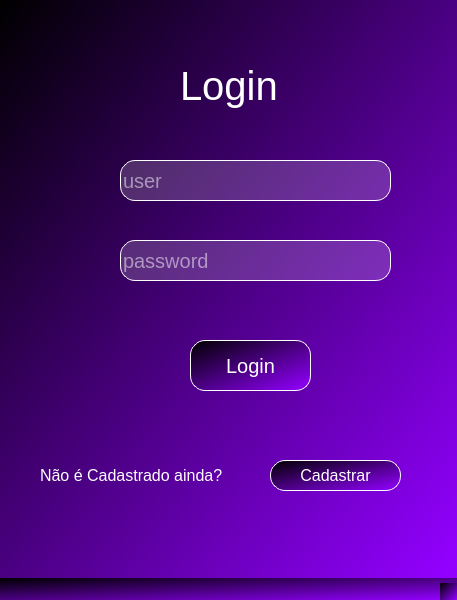
<?xml version="1.0" encoding="UTF-8"?>
<ui version="4.0">
 <class>MainWindow</class>
 <widget class="QMainWindow" name="MainWindow">
  <property name="geometry">
   <rect>
    <x>0</x>
    <y>0</y>
    <width>457</width>
    <height>600</height>
   </rect>
  </property>
  <property name="windowTitle">
   <string>MainWindow</string>
  </property>
  <property name="styleSheet">
   <string notr="true">background-color: qlineargradient(spread:pad, x1:0, y1:0, x2:1, y2:1, stop:0 rgba(0, 0, 0, 255), stop:0.983051 rgba(146, 0, 255, 255));</string>
  </property>
  <widget class="QWidget" name="centralwidget">
   <widget class="QLineEdit" name="lineEdit">
    <property name="geometry">
     <rect>
      <x>120</x>
      <y>160</y>
      <width>271</width>
      <height>41</height>
     </rect>
    </property>
    <property name="font">
     <font>
      <pointsize>15</pointsize>
     </font>
    </property>
    <property name="styleSheet">
     <string notr="true">border: 1px solid black;
background-color: rgba(255, 255, 255, 45);
border-radius:15px;
border-styler: outset;
border-widht: 2px;
border-color: white;
color: rgb(255, 255, 255);</string>
    </property>
    <property name="inputMask">
     <string/>
    </property>
    <property name="text">
     <string/>
    </property>
    <property name="placeholderText">
     <string>user</string>
    </property>
   </widget>
   <widget class="QLineEdit" name="lineEdit_2">
    <property name="geometry">
     <rect>
      <x>120</x>
      <y>240</y>
      <width>271</width>
      <height>41</height>
     </rect>
    </property>
    <property name="font">
     <font>
      <pointsize>15</pointsize>
     </font>
    </property>
    <property name="styleSheet">
     <string notr="true">border: 1px solid black;
background-color: rgba(255, 255, 255, 45);
border-radius:15px;
border-styler: outset;
border-widht: 2px;
border-color: white;
color: rgb(255, 255, 255);</string>
    </property>
    <property name="text">
     <string/>
    </property>
    <property name="echoMode">
     <enum>QLineEdit::Password</enum>
    </property>
    <property name="placeholderText">
     <string>password</string>
    </property>
    <property name="clearButtonEnabled">
     <bool>false</bool>
    </property>
   </widget>
   <widget class="QPushButton" name="pushButton">
    <property name="geometry">
     <rect>
      <x>190</x>
      <y>340</y>
      <width>121</width>
      <height>51</height>
     </rect>
    </property>
    <property name="font">
     <font>
      <pointsize>15</pointsize>
     </font>
    </property>
    <property name="cursor">
     <cursorShape>PointingHandCursor</cursorShape>
    </property>
    <property name="styleSheet">
     <string notr="true">border: 1px solid black;
border-radius:15px;
border-styler: outset;
border-widht: 2px;
border-color: white;
color: rgb(255, 255, 255);</string>
    </property>
    <property name="text">
     <string>Login</string>
    </property>
    <property name="autoDefault">
     <bool>false</bool>
    </property>
    <property name="default">
     <bool>true</bool>
    </property>
    <property name="flat">
     <bool>false</bool>
    </property>
   </widget>
   <widget class="QLabel" name="label">
    <property name="geometry">
     <rect>
      <x>40</x>
      <y>460</y>
      <width>221</width>
      <height>31</height>
     </rect>
    </property>
    <property name="font">
     <font>
      <pointsize>12</pointsize>
     </font>
    </property>
    <property name="styleSheet">
     <string notr="true">background-color: rgba(255, 255, 255, 0);
color: rgb(255, 255, 255);</string>
    </property>
    <property name="text">
     <string>Não é Cadastrado ainda?</string>
    </property>
   </widget>
   <widget class="QPushButton" name="button_cadastrar">
    <property name="geometry">
     <rect>
      <x>270</x>
      <y>460</y>
      <width>131</width>
      <height>31</height>
     </rect>
    </property>
    <property name="font">
     <font>
      <pointsize>12</pointsize>
     </font>
    </property>
    <property name="cursor">
     <cursorShape>PointingHandCursor</cursorShape>
    </property>
    <property name="styleSheet">
     <string notr="true">border: 1px solid black;
color: rgb(255, 255, 255);
border-radius:15px;
border-styler: outset;
border-widht: 2px;
border-color: white;</string>
    </property>
    <property name="text">
     <string>Cadastrar</string>
    </property>
   </widget>
   <widget class="QLabel" name="label_2">
    <property name="geometry">
     <rect>
      <x>80</x>
      <y>160</y>
      <width>51</width>
      <height>41</height>
     </rect>
    </property>
    <property name="styleSheet">
     <string notr="true">background-color: rgba(255, 255, 255, 0);</string>
    </property>
    <property name="text">
     <string/>
    </property>
    <property name="pixmap">
     <pixmap>login.png</pixmap>
    </property>
   </widget>
   <widget class="QLabel" name="label_3">
    <property name="geometry">
     <rect>
      <x>80</x>
      <y>240</y>
      <width>51</width>
      <height>41</height>
     </rect>
    </property>
    <property name="styleSheet">
     <string notr="true">background-color: rgba(255, 255, 255, 0);</string>
    </property>
    <property name="text">
     <string/>
    </property>
    <property name="pixmap">
     <pixmap>senha.png</pixmap>
    </property>
   </widget>
   <widget class="QLabel" name="label_4">
    <property name="geometry">
     <rect>
      <x>130</x>
      <y>300</y>
      <width>241</width>
      <height>31</height>
     </rect>
    </property>
    <property name="font">
     <font>
      <pointsize>12</pointsize>
     </font>
    </property>
    <property name="styleSheet">
     <string notr="true">background-color: rgba(255, 255, 255, 0);
color: rgb(255, 0, 0);</string>
    </property>
    <property name="text">
     <string/>
    </property>
   </widget>
   <widget class="QLabel" name="label_5">
    <property name="geometry">
     <rect>
      <x>180</x>
      <y>60</y>
      <width>101</width>
      <height>51</height>
     </rect>
    </property>
    <property name="font">
     <font>
      <pointsize>30</pointsize>
     </font>
    </property>
    <property name="styleSheet">
     <string notr="true">background-color: rgba(255, 255, 255, 0);
color: rgb(255, 255, 255);</string>
    </property>
    <property name="text">
     <string>Login</string>
    </property>
   </widget>
   <zorder>label_3</zorder>
   <zorder>label_2</zorder>
   <zorder>lineEdit</zorder>
   <zorder>lineEdit_2</zorder>
   <zorder>pushButton</zorder>
   <zorder>label</zorder>
   <zorder>button_cadastrar</zorder>
   <zorder>label_4</zorder>
   <zorder>label_5</zorder>
  </widget>
  <widget class="QMenuBar" name="menubar">
   <property name="geometry">
    <rect>
     <x>0</x>
     <y>0</y>
     <width>457</width>
     <height>21</height>
    </rect>
   </property>
  </widget>
  <widget class="QStatusBar" name="statusbar"/>
 </widget>
 <resources/>
 <connections/>
</ui>
